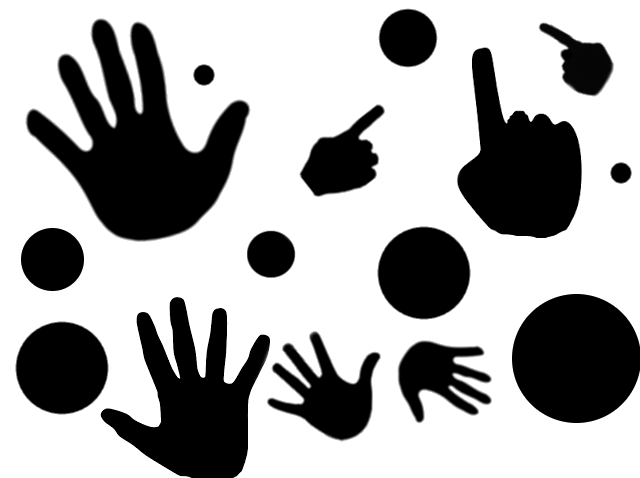
%> input picture 445image p/A6/hands.png, 640 x 478 px
$ octave q2.m   (GNU Octave 9; MATLAB toolbox functions it lacks are replaced by stand-ins)
%> lines starting %> are read from the running program, lines starting %| are printed output that depends on the picture; in (x1, y1, x2, y2) boxes, pixels count from 0 and x2, y2 are one past the last pixel; in counts of white or black regions, pixels touching at a corner belong together; the program's own positions count from 1
i=im2bw(imread('hands.png'));
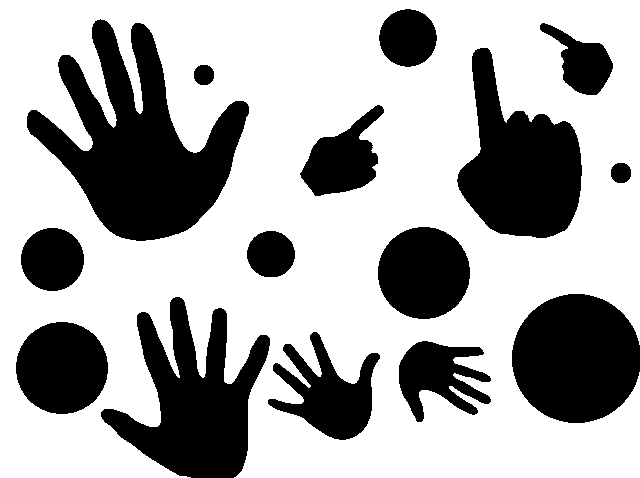
%> i: size 478x640 logical; 66.6% white; 15 black regions
[L,N]=bwlabel(~i,4);
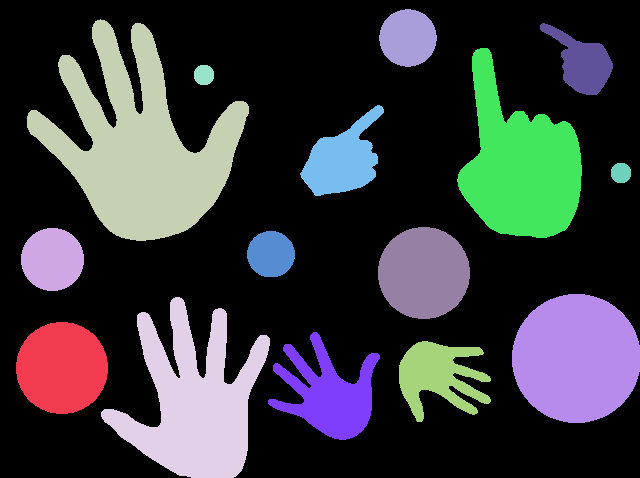
%> L: size 478x640 double; 16 distinct labels, from 0 to 15; one colour per label, 0 black
%> N = 15
props=regionprops(L,'all');
%> props = 15 regions; largest, box (x1, y1, x2, y2), Area, Centroid, MajorAxisLength, MinorAxisLength and Eccentricity: (27, 19, 249, 241) 22759 [139.9 146.3] 222.1 171.9 0.633, (101, 297, 270, 478) 14881 [194.7 401.7] 179.4 139.7 0.627, (457, 48, 582, 238) 13696 [520.7 166.1] 174.9 117 0.743
imshow(i);
for i=1:N
%     props(i).MinorAxisLength
%     props(i).Orientation
    if abs(props(i).Orientation)>=0 & abs(props(i).Orientation)<=10;
        rectangle('Position',props(i).BoundingBox,'EdgeColor','b');
        text('Position',props(i).Centroid,'string','circle','Color','b');
    end
    if abs(props(i).Orientation)>=30 & abs(props(i).Orientation)<=60;
        rectangle('Position',props(i).BoundingBox,'EdgeColor','r');
        text('Position',props(i).Centroid,'string','highfive','Color','r');
    end
    if abs(props(i).Orientation)>=65 & abs(props(i).Orientation)<=100;
        rectangle('Position',props(i).BoundingBox,'EdgeColor','g');
        text('Position',props(i).Centroid,'string','point','Color','g');
    end
end
%> this loop made 15 passes
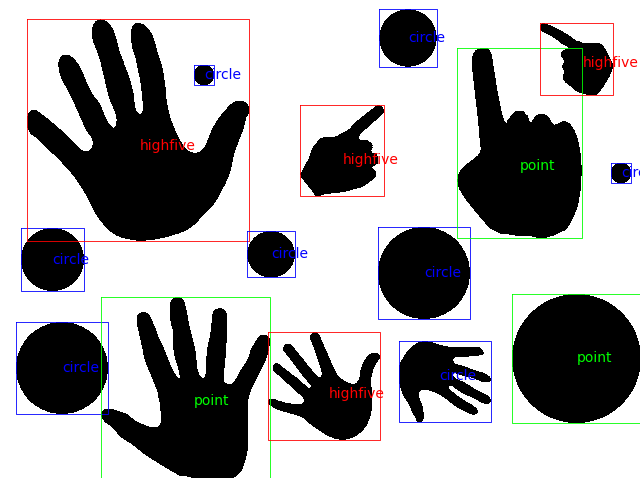
%> figure redrawn from the program's plot data
